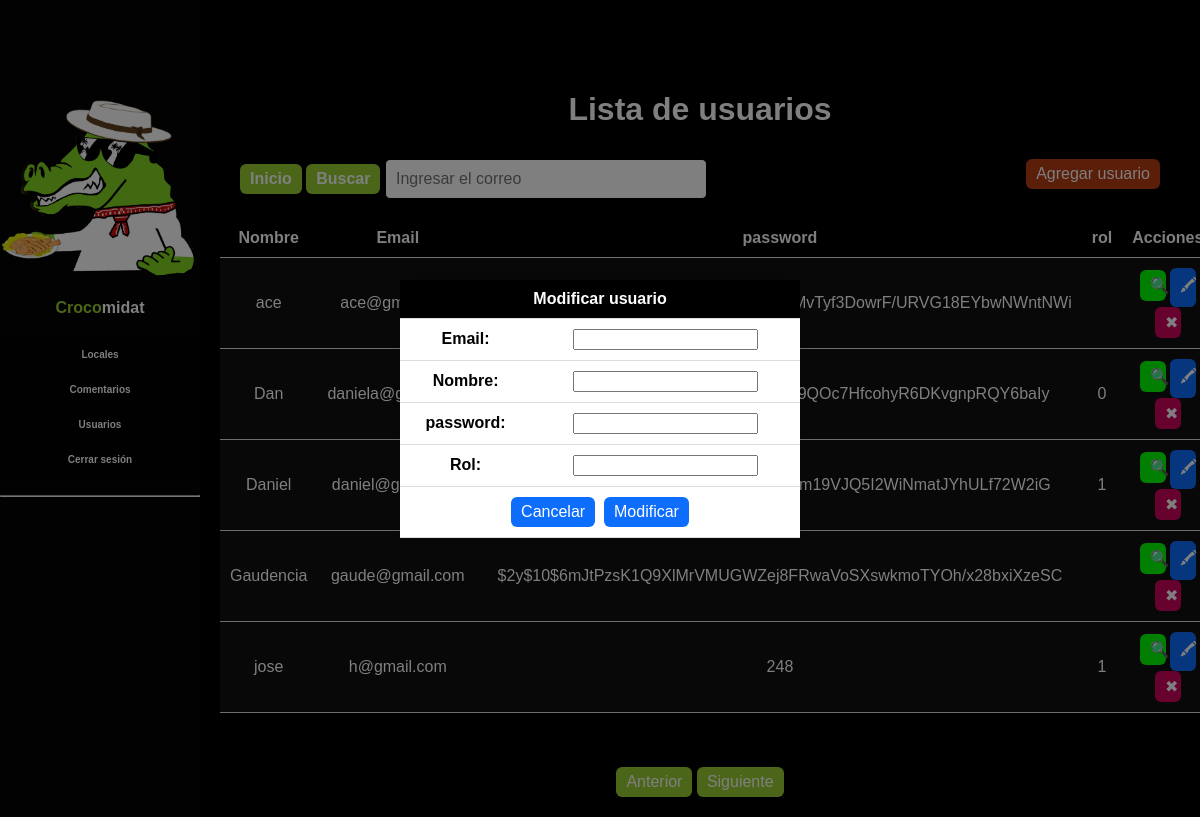
Page /php/usuarios_modificar.php on the committed database.
### tables this page shows
CREATE TABLE `users` (
  `name` varchar(255) NOT NULL,
  `email` varchar(255) NOT NULL,
  `psswd` varchar(255) NOT NULL,
  `rol` varchar(255) DEFAULT NULL
);

### php/usuarios_tabla.php (the view, shortened to what this page needs)
<?php
include("barra_lateral.php");
?>
<html>
<body>
<div class="ContenedorPrincipal">
<?php
$filasmax = 7;
if (isset($_GET['pag']))
   {
       $pagina = $_GET['pag'];
   } else
   {
       $pagina = 1;
   }
if(isset($_POST['btnbuscar']))
{
$buscar = $_POST['txtbuscar'];
$sqlusu = mysqli_query($conn, "SELECT u.name, u.email, u.psswd, u.rol
from users u where u.name like '".$buscar."%'");
}
else
{
$sqlusu = mysqli_query($conn, "SELECT u.name, u.email, u.psswd, u.rol
from users u ORDER BY u.name ASC LIMIT " . (($pagina - 1) * $filasmax)  . "," . $filasmax);
}
   $resultadoMaximo = mysqli_query($conn, "SELECT count(*) as num_users FROM users");
   $maxusutabla = mysqli_fetch_assoc($resultadoMaximo)['num_users'];
   ?>
<div class="ContenedorTabla">
   <form method="POST" style="padding:20px; margin-top: 30px;">
   <h1 style="color: white;">Lista de usuarios</h1>
   <div class="ContBuscar">
   <div style="float: left;">
   <a href="usuarios_tabla.php" class="BotonesTeam" style="background-color: yellowgreen; font-weight:bold;">Inicio</a>
   <input class="BotonesTeam" style="background-color: yellowgreen; font-weight:bold;"type="submit" value="Buscar" name="btnbuscar">
   <input class="CajaTextoBuscar" type="text" name="txtbuscar"  placeholder="Ingresar el correo" autocomplete="off" >
   </div>
   <div style="float:right;">
   <?php echo "<a class='BotonesTeam5' href=\"usuarios_registrar1.php?pag=$pagina\">Agregar usuario</a>";?>
   </div>
   </div>
           </form>
   <table>
           <tr>
           <th>Nombre</th>
           <th>Email</th>
           <th>password</th>
           <th>rol</th>
           <th>Acciones</th>
           </tr>
       <?php
       while ($mostrar = mysqli_fetch_assoc($sqlusu))
       {
           echo "<tr style='background:#101010; color:white;'>";
           echo "<td>".$mostrar['name']."</td>";
           echo "<td>".$mostrar['email']."</td>";
           echo "<td>".$mostrar['psswd']."</td>";
           echo "<td>".$mostrar['rol']."</td>";
           echo "<td style='width:24%'>
           <a class='BotonesTeam1' href=\"usuarios_ver.php?id=$mostrar[email]&pag=$pagina\">&#x1F50D;</a>
           <a class='BotonesTeam2' href=\"usuarios_modificar.php?id=$mostrar[email]&pag=$pagina\">&#128397;</a>
           <a class='BotonesTeam3' href=\"usuarios_eliminar.php?id=$mostrar[email]&pag=$pagina\" onClick=\"return confirm('¿Estás seguro de eliminar el usuario $mostrar[name]?')\">&#10006;</a>
           </td>";
       }
       ?>
   </table>
   <div style='text-align:right'>
   <br>
   </div>
   </div>
<div style='text-align:right'>
<br>
</div>
<div style="text-align:center">
<?php
if (isset($_GET['pag'])) {
if ($_GET['pag'] > 1) {
?>
<a class="BotonesTeam4" href="usuarios_tabla.php?pag=<?php echo $_GET['pag'] - 1; ?>">Anterior</a>
<?php
}
else
{
?>
<a class="BotonesTeam4" href="#" style="pointer-events: none">Anterior</a>
<?php
}
?>
<?php
}
else
{
?>
<a class="BotonesTeam4" href="#" style="pointer-events: none">Anterior</a>
<?php
}
if (isset($_GET['pag'])) {
if ((($pagina) * $filasmax) < $maxusutabla) {
?>
<a class="BotonesTeam4" href="usuarios_tabla.php?pag=<?php echo $_GET['pag'] + 1; ?>">Siguiente</a>
<?php
} else {
?>
<a class="BotonesTeam4" href="#" style="pointer-events: none">Siguiente</a>
<?php
}
?>
<?php
} else {
?>
<a class="BotonesTeam4" href="usuarios_tabla.php?pag=2">Siguiente</a>
<?php
}
?>
</div>
</div>
</body>
</html>

### php/barra_lateral.php (shortened to what this page needs)
<!DOCTYPE html>
<html lang="en">
<head>
    <link rel="stylesheet" href="estilo.css">
</head>
<body style="background-color: black;">
    <div class="BarraLateral" style="background-color: #050505; padding-top:100px;">
        <img src="../img/logo.png" height="25%">
        <p style="color:white; font-weight:800;"><span style="color: yellowgreen;">Croco</span>midat</p>
        <ul>
            <li style="text-align: center; font-weight:800; font-size: 10px;"><a href="locales_tabla.php">Locales </a></li>
            <li style="text-align: center; font-weight:800; font-size: 10px;"><a href="comentarios_tabla.php">Comentarios</a></li>
            <li style="text-align: center; font-weight:800; font-size: 10px;"><a href="usuarios_tabla.php">Usuarios</a></li>
            <li style="text-align: center; font-weight:800; font-size: 10px;"><a href="cerrar_sesion.php">Cerrar sesión</a></li>
        </ul>
    <hr>
</div>
</body>
</html>

### php/usuarios_modificar.php (shortened to what this page needs)
<?php
include("conexion.php");
include("usuarios_tabla.php");
$pagina = $_GET['pag'];
?>
<html>
<body>
<div class="caja_popup2">
<form class="contenedor_popup" method="POST">
<table>
<tr><th colspan="2">Modificar usuario</th></tr>
<tr>
<td><b>Email: </b></td>
<td><input class="CajaTexto" type="text" name="txtid" value="<?php echo $proid;?>" readonly></td>
</tr>
<tr>
<td><b>Nombre: </b></td>
<td><input class="CajaTexto" type="text" name="txtnom" value="<?php echo $pronom;?>" required></td>
</tr>
<tr>
<td><b>password: </b></td>
<td><input class="CajaTexto" type="password"  name="txtpre" value="<?php echo $propre;?>" required ></td>
</tr>
<tr>
<td><b>Rol: </b></td>
<td><input class="CajaTexto" type="text" name="txtcat" value="<?php echo $procat;?>" required></td>
</tr>
<tr>
<td colspan="2" >
<?php echo "<a class='BotonesTeam' href=\"usuarios_tabla.php?pag=$pagina\">Cancelar</a>";?>&nbsp;
<input class='BotonesTeam' type="submit" name="btnregistrar" value="Modificar" onClick="javascript: return confirm('¿Deseas modificar este usuario');">
</td>
</tr>
</table>
</form>
</div>
</body>
</html>

### php/estilo.css (style rules this page uses)
body { background: #000000; font-family: Arial, sans-serif; margin:0; padding:0; display: flex; flex-direction: column; }
h1 { color:black; font-weight: bold; }
.BarraLateral { position: fixed; top: 0; left: 0; width: 200px; height: 100%; background-color: #0c0c0c; box-sizing: border-box; text-align:center; }
.BarraLateral ul { list-style: none; padding: 0; margin-top:10%; font-size:18px; }
.BarraLateral li { text-align:left; padding: 12px 10px; background-color: rgba(0, 0, 0, .5); color:#d9dbe0; }
.BarraLateral a { color: white; text-decoration: none; }
.ContenedorPrincipal { margin-left: 200px; padding: 20px; box-sizing: border-box; text-align:center; }
table { border-collapse: collapse; width: 100%; margin: 0 auto; background-color: #fff; box-shadow: 0 0 10px rgba(0, 0, 0, 0.1); color:#000; }
th { background-color: black; color: white; }
th, td { padding: 10px; text-align: center; border-bottom: 1px solid #dddddd; }
.ContenedorTabla { margin-left: auto; margin-right: auto; max-width:1260px; width: 100%; }
.BotonesTeam,.BotonesTeam1,.BotonesTeam2,.BotonesTeam3,.BotonesTeam4,.BotonesTeam5 { text-align:center; display: inline-block; background:#0d6efd; padding: 6px 10px; border-radius:6px; text-decoration: none; color:white; cursor:pointer; font-size: 16px; border:none; }
.BotonesTeam1,.BotonesTeam2,.BotonesTeam3 { transition: transform 250ms; width:8%; background:rgb(2, 255, 2); }
.BotonesTeam2 { background:#0d6efd; }
.BotonesTeam3 { background:#cf055f; }
.BotonesTeam4 { background:yellowgreen; }
.BotonesTeam5 { transition: transform 250ms; background:#B63C12; }
.ContBuscar { overflow: hidden; padding-top:1%; }
.CajaTextoBuscar { width: 300px; padding: 10px; font-size:1em; border-radius:5px; border:1px solid black; color:black; }
.contenedor_popup { top: 50%; left: 50%; position: absolute; transform: translate(-50%,-50%); width:400px; transition: all 0.2s; background-color:white; }
.caja_popup2 { display: block; position: absolute; padding:0; background-color:rgba(0, 0, 0, 0.5); width:100%; height:100%; }

### rows in the picture
users: name "ace", email "ace@gmail.com"
users: name "Dan", email "daniela@gmail.com", rol "0"
users: name "Daniel", email "daniel@gmail.com", rol "1"
users: name "Gaudencia", email "gaude@gmail.com", psswd "$2y$10$6mJtPzsK1Q9XlMrVMUGWZej8FRwaVoSXswkmoTYOh/x28bxiXzeSC"
users: name "jose", email "h@gmail.com", psswd "248", rol "1"
